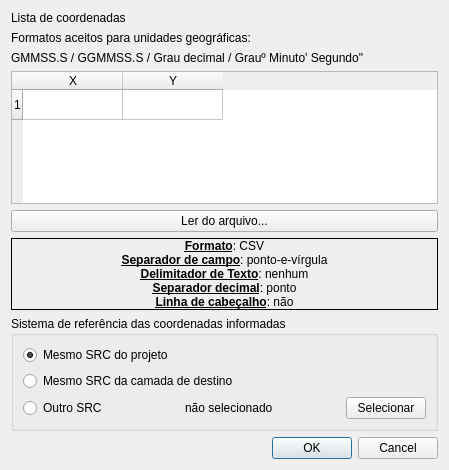
<?xml version="1.0" encoding="UTF-8"?>
<ui version="4.0">
 <class>Nd_AddFeature</class>
 <widget class="QDialog" name="Nd_AddFeature">
  <property name="windowModality">
   <enum>Qt::ApplicationModal</enum>
  </property>
  <property name="geometry">
   <rect>
    <x>0</x>
    <y>0</y>
    <width>449</width>
    <height>470</height>
   </rect>
  </property>
  <property name="windowTitle">
   <string>Criação de pontos por coordenadas</string>
  </property>
  <layout class="QGridLayout" name="gridLayout">
   <item row="1" column="0">
    <widget class="QLabel" name="label_3">
     <property name="text">
      <string>Formatos aceitos para unidades geográficas:</string>
     </property>
    </widget>
   </item>
   <item row="6" column="0">
    <widget class="QGroupBox" name="groupBox">
     <property name="title">
      <string>Sistema de referência das coordenadas informadas</string>
     </property>
     <layout class="QFormLayout" name="formLayout_2">
      <property name="fieldGrowthPolicy">
       <enum>QFormLayout::AllNonFixedFieldsGrow</enum>
      </property>
      <item row="0" column="0">
       <widget class="QRadioButton" name="rb_ProjectCrs">
        <property name="text">
         <string>Mesmo SRC do projeto</string>
        </property>
        <property name="checked">
         <bool>true</bool>
        </property>
       </widget>
      </item>
      <item row="1" column="0">
       <widget class="QRadioButton" name="rb_LayerCrs">
        <property name="text">
         <string>Mesmo SRC da camada de destino</string>
        </property>
       </widget>
      </item>
      <item row="2" column="0" colspan="2">
       <layout class="QHBoxLayout" name="horizontalLayout">
        <property name="spacing">
         <number>10</number>
        </property>
        <property name="rightMargin">
         <number>0</number>
        </property>
        <property name="bottomMargin">
         <number>0</number>
        </property>
        <item>
         <widget class="QRadioButton" name="rb_OtherCrs">
          <property name="sizePolicy">
           <sizepolicy hsizetype="Minimum" vsizetype="Fixed">
            <horstretch>0</horstretch>
            <verstretch>0</verstretch>
           </sizepolicy>
          </property>
          <property name="text">
           <string>Outro SRC</string>
          </property>
         </widget>
        </item>
        <item>
         <widget class="QLabel" name="l_OtherCrsName">
          <property name="text">
           <string>não selecionado</string>
          </property>
         </widget>
        </item>
        <item>
         <widget class="QPushButton" name="pb_ChooseCrs">
          <property name="sizePolicy">
           <sizepolicy hsizetype="Fixed" vsizetype="Fixed">
            <horstretch>0</horstretch>
            <verstretch>0</verstretch>
           </sizepolicy>
          </property>
          <property name="text">
           <string>Selecionar</string>
          </property>
         </widget>
        </item>
       </layout>
      </item>
     </layout>
    </widget>
   </item>
   <item row="3" column="0">
    <widget class="QTableWidget" name="twPoints">
     <row>
      <property name="text">
       <string>1</string>
      </property>
     </row>
     <column>
      <property name="text">
       <string>X</string>
      </property>
     </column>
     <column>
      <property name="text">
       <string>Y</string>
      </property>
     </column>
    </widget>
   </item>
   <item row="5" column="0">
    <widget class="QLabel" name="label">
     <property name="frameShape">
      <enum>QFrame::Box</enum>
     </property>
     <property name="text">
      <string>&lt;html&gt;&lt;head/&gt;&lt;body&gt;&lt;p&gt;&lt;span style=&quot; font-weight:600; text-decoration: underline;&quot;&gt;Formato&lt;/span&gt;: CSV&lt;br/&gt;&lt;span style=&quot; font-weight:600; text-decoration: underline;&quot;&gt;Separador de campo&lt;/span&gt;: ponto-e-vírgula&lt;br/&gt;&lt;span style=&quot; font-weight:600; text-decoration: underline;&quot;&gt;Delimitador de Texto&lt;/span&gt;: nenhum&lt;br/&gt;&lt;span style=&quot; font-weight:600; text-decoration: underline;&quot;&gt;Separador decimal&lt;/span&gt;: ponto&lt;br/&gt;&lt;span style=&quot; font-weight:600; text-decoration: underline;&quot;&gt;Linha de cabeçalho&lt;/span&gt;: não&lt;/p&gt;&lt;/body&gt;&lt;/html&gt;</string>
     </property>
     <property name="textFormat">
      <enum>Qt::RichText</enum>
     </property>
     <property name="alignment">
      <set>Qt::AlignCenter</set>
     </property>
    </widget>
   </item>
   <item row="0" column="0">
    <widget class="QLabel" name="lblNumericalFeature">
     <property name="text">
      <string>Lista de coordenadas</string>
     </property>
    </widget>
   </item>
   <item row="4" column="0">
    <widget class="QPushButton" name="addFromFileButton">
     <property name="text">
      <string>Ler do arquivo...</string>
     </property>
    </widget>
   </item>
   <item row="7" column="0">
    <widget class="QDialogButtonBox" name="buttonBox">
     <property name="orientation">
      <enum>Qt::Horizontal</enum>
     </property>
     <property name="standardButtons">
      <set>QDialogButtonBox::Cancel|QDialogButtonBox::Ok</set>
     </property>
    </widget>
   </item>
   <item row="2" column="0">
    <widget class="QLabel" name="label_4">
     <property name="text">
      <string>GMMSS.S / GGMMSS.S / Grau decimal / Grauº Minuto' Segundo&quot;</string>
     </property>
    </widget>
   </item>
  </layout>
 </widget>
 <resources/>
 <connections>
  <connection>
   <sender>buttonBox</sender>
   <signal>accepted()</signal>
   <receiver>Nd_AddFeature</receiver>
   <slot>accept()</slot>
   <hints>
    <hint type="sourcelabel">
     <x>248</x>
     <y>254</y>
    </hint>
    <hint type="destinationlabel">
     <x>157</x>
     <y>274</y>
    </hint>
   </hints>
  </connection>
  <connection>
   <sender>buttonBox</sender>
   <signal>rejected()</signal>
   <receiver>Nd_AddFeature</receiver>
   <slot>reject()</slot>
   <hints>
    <hint type="sourcelabel">
     <x>316</x>
     <y>260</y>
    </hint>
    <hint type="destinationlabel">
     <x>286</x>
     <y>274</y>
    </hint>
   </hints>
  </connection>
 </connections>
</ui>
